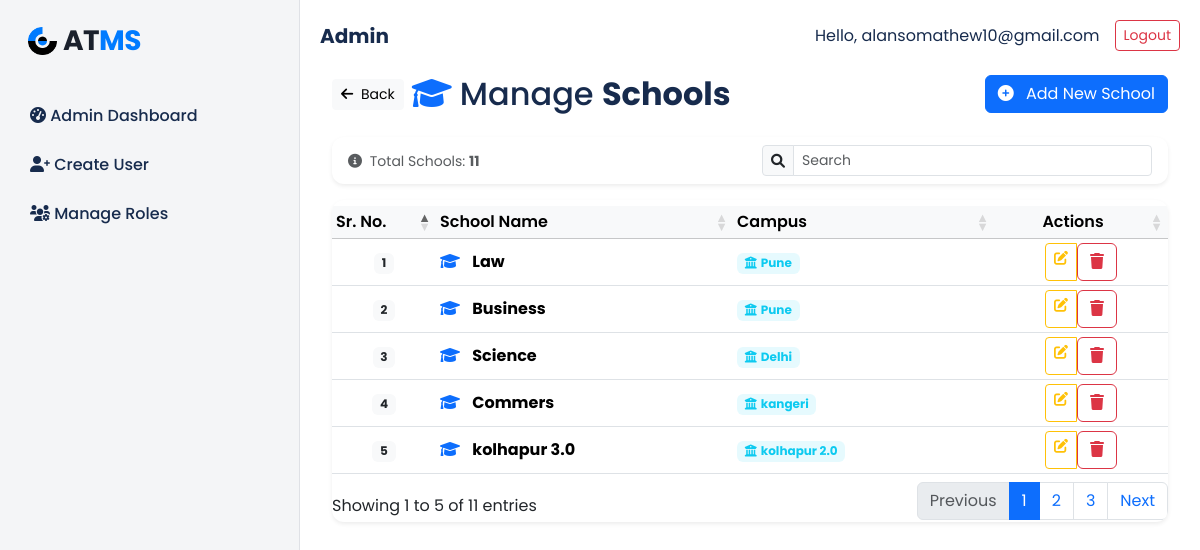
The app's page /accounts/school/ (signed in) with its own data.
### accounts/models.py (models this page shows, shortened)
class CustomUser(AbstractUser):
    emp_id = models.CharField(max_length=20, blank=True, null=True)
    campus = models.ForeignKey('Campus', on_delete=models.SET_NULL, null=True, blank=True)
    school = models.ForeignKey('School', on_delete=models.SET_NULL, null=True, blank=True)
    department = models.ManyToManyField('Department', blank=True)
    phone_number = models.CharField(max_length=15, blank=True, null=True)
    gender = models.CharField(max_length=10, blank=True, null=True)
    phone_no = models.CharField(max_length=15, blank=True, null=True)
    role = models.CharField(
        max_length=10,
        choices=[('admin', 'Admin'), ('hod', 'HOD'), ('staff', 'Staff'), ('student', 'Student')],
        blank=True, null=True,
    )
    email = models.EmailField(unique=True)
    USERNAME_FIELD = 'email'  # login using email
    REQUIRED_FIELDS = ['username']        # must NOT include 'email'

class School(models.Model):
    name = models.CharField(max_length=255)
    campus = models.ForeignKey(Campus, on_delete=models.CASCADE)

class Campus(models.Model):
    name = models.CharField(max_length=255)

### accounts/views.py (the view, shortened to what this page needs)
# urls.py: path('school/', views.school_crud, name='school_crud'),
def school_crud(request):
    schools = School.objects.select_related('campus').all()
    campuses = Campus.objects.all()
    return render(request, 'accounts/school_crud.html', {'schools': schools, 'campuses': campuses})

### accounts/context_processors.py (called while the page is built)
def all_projects(request):
    projects = Project.objects.all()
    return {'projects': projects}

def global_teams_and_students(request):
    teams = Team.objects.all()
    students = User.objects.filter(role='staff')
    return {
        'teams': teams,
        'students': students
    }

### accounts/templates/accounts/school_crud.html (shortened to what this page needs)
{% extends 'admin_base.html' %}
{% load static %}
{% block content %}
<div class="container-xl mt-4">
    <div class="row mb-4 align-items-center">
        <div class="col-sm-6 d-flex align-items-center gap-2">
            <a href="{% url 'accounts:dashboard' %}" class="btn btn-light btn-sm">
                <i class="fa fa-arrow-left me-1"></i> Back
            </a>
            <h2 class="mb-0"><i class="fa fa-graduation-cap me-2 text-primary"></i>Manage <b>Schools</b></h2>
        </div>
        <div class="col-sm-6 text-end">
            <button class="btn btn-primary" data-bs-toggle="collapse" data-bs-target="#addSchoolForm">
                <i class="fa fa-plus-circle me-2"></i> Add New School
            </button>
        </div>
    </div>
    <div class="card shadow-sm border-0 mb-3">
        <div class="card-body py-2">
            <div class="row align-items-center">
                <div class="col-md-6">
                    <small class="text-muted">
                        <i class="fa fa-info-circle me-1"></i>
                        Total Schools: <strong>{{ schools|length }}</strong>
                    </small>
                </div>
                <div class="col-md-6">
                    <div class="input-group input-group-sm">
                        <span class="input-group-text"><i class="fa fa-search"></i></span>
                        <input class="form-control" id="schoolSearch" type="text" placeholder="Search ">
                    </div>
                </div>
            </div>
        </div>
    </div>
    <div class="card shadow-sm border-0">
        <div class="card-body p-0">
            <div class="table-responsive">
                <table id="schoolDataTable" class="table table-hover table-sm align-middle mb-0">
                    <thead class="table-light">
                        <tr>
                            <th class="fw-semibold" style="width: 80px;">Sr. No.</th>
                            <th class="fw-semibold">School Name</th>
                            <th class="fw-semibold">Campus</th>
                            <th class="fw-semibold text-center" style="width: 150px;">Actions</th>
                        </tr>
                    </thead>
                    <tbody id="schoolTable">
                        {% for school in schools %}
                        <tr>
                            <td class="text-center">
                                <span class="badge bg-light text-dark">{{ forloop.counter }}</span>
                            </td>
                            <td>
                                <i class="fa fa-graduation-cap text-primary me-2"></i>
                                <strong>{{ school.name }}</strong>
                            </td>
                            <td>
                                <span class="badge bg-info bg-opacity-10 text-info">
                                    <i class="fa fa-university me-1"></i>{{ school.campus.name }}
                                </span>
                            </td>
                            <td class="text-center">
                                <div class="btn-group btn-group-sm" role="group">
                                    <a href="{% url 'accounts:edit_school' school.id %}" class="btn btn-outline-warning" title="Edit School" data-bs-toggle="tooltip">
                                        <i class="fa fa-edit"></i>
                                    </a>
                                    <form method="POST" action="{% url 'accounts:delete_school' school.id %}" style="display:inline;" onsubmit="return confirm('Are you sure you want to delete this school? This action cannot be undone.');">
                                        <button type="submit" class="btn btn-outline-danger" title="Delete School" data-bs-toggle="tooltip">
                                            <i class="fa fa-trash"></i>
                                        </button>
                                    </form>
                                </div>
                            </td>
                        </tr>
                        {% endfor %}
                    </tbody>
                </table>
            </div>
        </div>
    </div>
</div>
<link href="https://cdn.datatables.net/1.13.6/css/dataTables.bootstrap5.min.css" rel="stylesheet">
{% endblock %}

### templates/admin_base.html (shortened to what this page needs)
<!DOCTYPE html>
<html lang="en">
{% load static %}
<head>
  <link rel="stylesheet" href="https://cdn.jsdelivr.net/npm/bootstrap@5.3.2/dist/css/bootstrap.min.css">
  <link rel="stylesheet" href="https://cdnjs.cloudflare.com/ajax/libs/font-awesome/6.0.0-beta3/css/all.min.css">
</head>
<body>
<div class="main-container">
  <div class="sidebar">
    <div class="mb-4">
      <div class="sidebar-logo">
        <img src="{% static 'accounts/images/group-481747-1-19.png' %}" alt="Students Logo" class="logo-image">
        AT<span>MS</span>
      </div>
    </div>
    <div class="sidebar-menu">
    <a href="{% url 'accounts:admin_dashboard' %}" class="{% if request.resolver_match.url_name == 'admin_dashboard' %}active{% endif %}">
        <i class="fas fa-tachometer-alt"></i> Admin Dashboard
    </a>
      <a href="{% url 'accounts:create_user' %}" class="{% if request.resolver_match.url_name == 'create_user' %}active{% endif %}">
        <i class="fas fa-user-plus"></i> Create User
      </a>
      <a href="{% url 'accounts:manage_roles' %}" class="{% if request.resolver_match.url_name == 'manage_roles' %}active{% endif %}">
        <i class="fas fa-users-cog"></i> Manage Roles
      </a>
    </div>
  </div>
  <div class="main-content">
    <div class="top-navbar mb-4">
      <div class="d-flex align-items-center flex-wrap">
        <div class="brand">Admin </div>
      </div>
      <div class="user-info">
        <span>Hello, {{ request.user.email }}</span>
        <form action="{% url 'accounts:logout' %}" method="post">
          <button type="submit" class="btn btn-sm btn-outline-danger" id="logoutBtn">Logout</button>
        </form>
      </div>
    </div>
    {% block content %}{% endblock %}
  </div>
</div>
</body>
</html>

### templates/admin_base.html (style rules this page uses)
:root { --atms-blue: #007bff; --sidebar-bg: #f4f5f7; --main-bg: #ffffff; --primary-text: #172b4d; --secondary-text: #6b778c; --border-color: #dfe1e6; --card-shadow: 0 1px 0 rgba(9, 30, 66, 0.25); }
body { font-family: 'Poppins', sans-serif; background-color: var(--main-bg); color: var(--primary-text); }
.main-container { min-height: 100vh; display: flex; }
.sidebar { background-color: var(--sidebar-bg); width: 300px; padding: 20px; border-right: 1px solid var(--border-color); height: 100vh; position: fixed; top: 0; left: 0; overflow-y: auto; }
.sidebar-logo { font-size: 1.75rem; font-weight: 700; color: #1a202c; margin-bottom: 32px; padding: 0 8px; letter-spacing: -0.5px; display: flex; align-items: center; }
.logo-image { height: 1em; width: auto; vertical-align: middle; margin-right: 6px; }
.sidebar-logo span { color: var(--atms-blue); }
.sidebar-menu a { color: var(--primary-text); text-decoration: none; display: block; padding: 10px; border-radius: 5px; margin-bottom: 5px; font-weight: 500; }
.main-content { flex-grow: 1; padding: 20px; margin-left: 300px; min-width: 0; }
.top-navbar { display: flex; justify-content: space-between; align-items: center; margin-bottom: 20px; flex-wrap: wrap; }
.top-navbar .brand { font-weight: 700; font-size: 1.25rem; }
.top-navbar .user-info { display: flex; align-items: center; gap: 15px; }
.card { border-radius: 8px; box-shadow: var(--card-shadow); margin-bottom: 20px; }

### accounts/templates/accounts/school_crud.html (style rules this page uses)
.card { border-radius: 12px; overflow: hidden; }

### records on screen
CustomUser: user.email "alansomathew10@gmail.com"
School: name "Law", campus.name "Pune"
School: name "Business", campus.name "Pune"
School: name "Science", campus.name "Delhi"
School: name "Commers", campus.name "kangeri"
School: name "kolhapur 3.0", campus.name "kolhapur 2.0"

### other values on screen
{{ schools|length }} "11"
